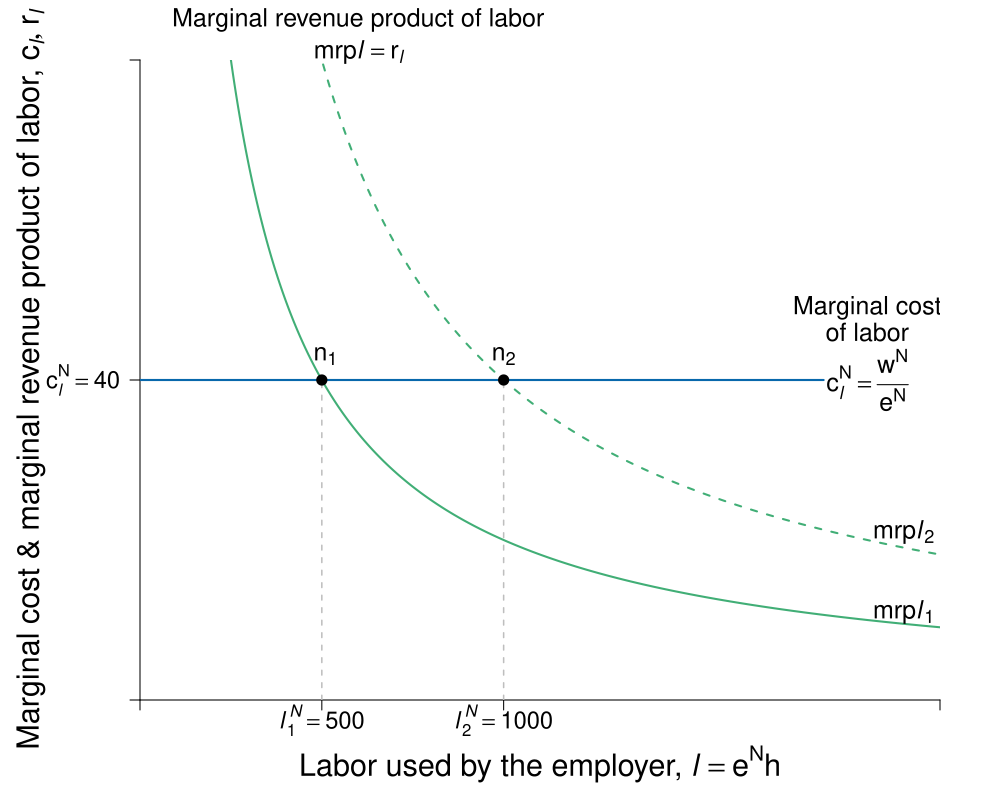

Source code (R):
require(shape, rootSolve)

#define functions

MRP<-function(n){
  20000/n
}
MRP2<-function(n){
  40000/n
}

#Set parameters for graphics
axislabelsize <- 1.8
labelsize <- 1.5
namesize <- 1.8
annotatesize <- 1.5
graphlinewidth <- 2
segmentlinewidth <- 1.5

COL <- c("#7fc97f", "#beaed4", "#fdc086", "#ffff99", "#386cb0", "#f0027f", "#bf5b17", "#666666")
COLA <- c("#e0f3db", "#99d8c9","#66c2a4","#41ae76", "#238b45", "#005824")
COLB <- c("#4eb3d3", "#2b8cbe", "#0868ac","#084081")
grays <- gray.colors(25, start = 1, end = 0)


ylims <- c(0, 80)
xlims <- c(0, 2200)
npts <- 501
x <- seq(xlims[1], xlims[2], length.out = npts)
y <- seq(ylims[1], ylims[2], length.out = npts) 

# ----
# first plot: competitive vs monopsony
pdf(file = "employment/employment_mrp_effort_nonlinear.pdf", width = 10, height = 8)
par(mar =  c(5, 7, 3, 3))

#Notice the plot starts at x = 0.2 not 0
plot(xlims[1], 0, xlim = xlims, ylim = ylims, type = "n",
     xlab = expression(paste("")),
     ylab = expression(paste("")), 
     xaxt = "n", 
     yaxt = "n", 
     cex.lab = axislabelsize, 
     bty = "n", 
     xaxs="i", 
     yaxs="i"
)

# ticksx <- seq(from = 0, to = xlims[2], by = 0.2)
# xlabels <- seq(from = 0, to = xlims[2], by = 0.2)
# ticksy <- seq(from = 0, to = ylims[2], by = 2)
# ylabels <- seq(from = 0, to = ylims[2], by = 2)

ticksx <- c(xlims[1], 500, 1000, xlims[2])
xlabels <- c(NA, expression(paste(italic(l[1]^{N}) == 500)), expression(paste(italic(l[2]^{N}) == 1000)),NA)
ticksy <- c(ylims[1], 40, ylims[2])
ylabels <- c(NA, expression(paste(c[italic(l)]^N== 40)), NA)

axis(1, at = ticksx, pos = 0, labels = xlabels, cex.axis = axislabelsize*0.8)
axis(2, at = ticksy, pos = xlims[1], labels = ylabels, las = 1, cex.axis = axislabelsize*0.8)

npts <- 500 
xx2 <- seq(xlims[1], xlims[2], length.out = npts)

#Draw the graphs
lines(xx2, MRP(xx2), col = COLA[4], lwd = graphlinewidth)
lines(xx2, MRP2(xx2), lty = 2, col = COLA[4], lwd = graphlinewidth)


#Axis labels
#mtext(expression(paste("Labor used by the employer, ", italic(l) == e^N*h)), side = 1, line = 2.5, cex = axislabelsize)
text(0.5*xlims[2], -8, expression(paste("Labor used by the employer, ", italic(l) == e^N*h)), xpd = TRUE, cex = axislabelsize) 
text(-300, 0.5*ylims[2], expression(paste("Marginal cost & marginal revenue product of labor, ", list(c[italic(l)], r[italic(l)] ))), xpd = TRUE, cex = axislabelsize, srt = 90) 


#add segments
segments(0, 40, 1880, 40, lty = 1, col = COLB[3], lwd = graphlinewidth)
segments(500, 0, 500, 40, lty = 2, col = "gray", lwd = segmentlinewidth)
segments(1000, 0, 1000, 40, lty = 2, col = "gray", lwd = segmentlinewidth)

## add points

points(500, 40, pch = 16, col = "black", cex = 1.5)
points(1000, 40, pch = 16, col = "black", cex = 1.5)

# label points
text(500 + 10, 43, expression(paste(n[1])), cex = labelsize)
text(1000 , 43, expression(paste(n[2])), cex = labelsize)



# add labels to graphs
text(2100, 11, expression(paste(mrp,italic(l)[1])), cex = labelsize)
text(2100, 21, expression(paste(mrp,italic(l)[2])), cex = labelsize)
text(2000, 49, expression(paste("Marginal cost")), cex = labelsize)
text(2000, 46, expression(paste("of labor")), cex = labelsize)
text(2000, 40, expression(paste(c[italic(l)]^N == frac(w^N,e^N))), cex = labelsize)

text(600, 85, expression(paste("Marginal revenue product of labor")), cex = labelsize, xpd = TRUE)
text(600, 81, expression(paste(mrp,italic(l) == r[italic(l)])), cex = labelsize, xpd = TRUE)


#text(0.58, ACL(0.85) - 1.1, "Minimum wage", cex = axislabelsize)
#text(0.58, ACL(0.85) - 1.6, "not binding", cex = axislabelsize)

# text(0.85, 3.7, "Competitive", cex = axislabelsize)
# text(0.85, 3.2, "Marginal cost", cex = axislabelsize)
# text(0.85, 2.7, "of labor", cex = axislabelsize)
# text(0.85, 2.2, expression(paste( (mcl[C]) )), cex = axislabelsize)

dev.off()
